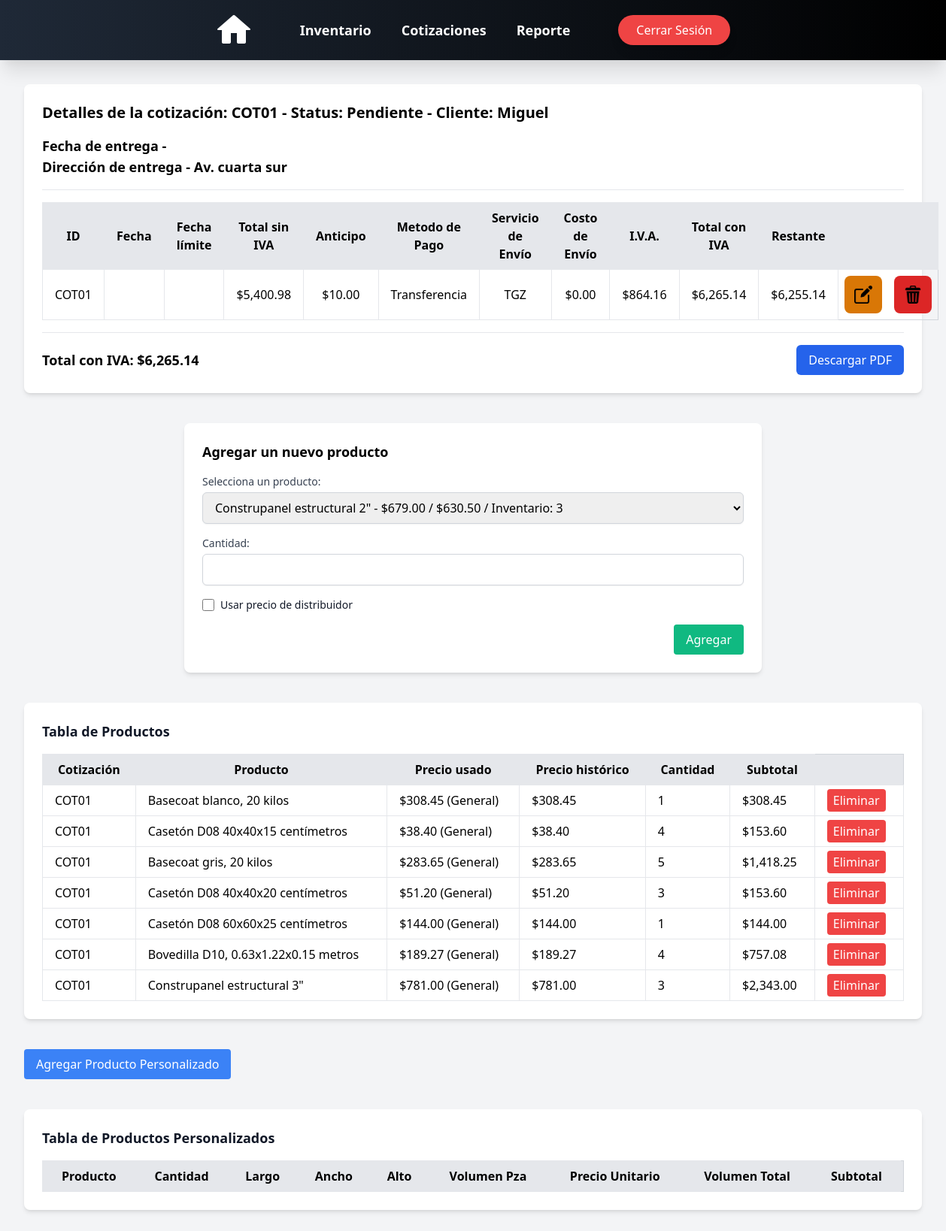
The app's page /quotes/details/COT01/ (signed in) with its own data.
### cotizaciones/models.py (models this page shows, shortened)
class Cotizaciones (models.Model):
    id = models.CharField(max_length=10, primary_key=True, unique=True, blank=False, null=False)
    cliente = models.CharField(max_length=50, blank=False, null=True)
    telefono = models.IntegerField(blank=False, null=True)
    fecha = models.DateField(auto_now=False, auto_now_add=False)
    fecha_propuesta = models.DateField(auto_now=False, auto_now_add=False)
    fecha_entrega = models.DateField(auto_now=False, auto_now_add=False, null=True, blank=True)
    direccion_entrega = models.CharField(max_length=50, default='Pendiente')
    servicio_envio = models.CharField(max_length=100, default="TGZ")
    costo_envio = models.DecimalField(max_digits=10, decimal_places=2, blank=False, null=True, default=0)
    total = models.DecimalField(max_digits=10, decimal_places=2, default=0.0) # Este total es el total sin IVA por cuestiones programaticas lo decidimos dejar así.
    total_Civa = models.DecimalField(max_digits=10, decimal_places=2, default=0.0)
    status = models.CharField(max_length=20, blank=False, null=False, default='Pendiente')
    anticipo = models.DecimalField(max_digits=10, decimal_places=2, default=0.0)
    restante = models.DecimalField(max_digits=10, decimal_places=2, default=0.0)
    metodo_pago = models.CharField(max_length=20, null=False, default='No')
    iva = models.DecimalField(max_digits=10, decimal_places=2, default=0.0)
    iva_8 = models.BooleanField(default=False)
    iva_16 = models.BooleanField(default=False)
    def __str__(self):
        return str(self.id)

class CotizacionProduct(models.Model):
    cotizacion_id = models.ForeignKey(Cotizaciones, on_delete=models.CASCADE, related_name='cotizaciones')
    product_id = models.ForeignKey(Product, on_delete=models.CASCADE)
    cantidad = models.IntegerField(default=1)
    phistorico = models.DecimalField(max_digits=10, decimal_places=2, default=0.0)
    subtotal = models.DecimalField(max_digits=10, decimal_places=2, default=0.0)
    usar_precio_distribuidor = models.BooleanField(default=False)

### products/models.py (models this page shows, shortened)
class Product(models.Model):
    nombre = models.CharField(max_length=50, blank=True, null=False)
    descripcion = models.CharField(max_length=100, blank=True, null=False)
    categoria = models.CharField(max_length=50, blank=True, null=False)
    largo = models.DecimalField(max_digits=5, decimal_places=2, blank=True, null=True, default=0)
    ancho = models.DecimalField(max_digits=5, decimal_places=2, blank=True, null=True, default=0)
    alto = models.DecimalField(max_digits=5, decimal_places=2, blank=True, null=True, default=0)
    volumen = models.FloatField(blank=True, null=True, default=0)
    volumen_total = models.FloatField(blank=True, null=True, default=0)
    unidad = models.CharField(max_length=50, blank=True, null=False)
    inventario = models.IntegerField(blank=True, null=True)
    precio_general = models.DecimalField(max_digits=10, decimal_places=2, blank=True, null=False)
    precio_distribuidor = models.DecimalField(max_digits=10, decimal_places=2, blank=True, null=True)
    otro = BooleanField(default=False)
    imagen = models.ImageField(upload_to='images_products/', blank=True, null=True)
    thumbnail = models.ImageField(upload_to='thumbs', blank=True, null=True, editable=True)

### cotizaciones/views.py (the view)
# urls.py: path('details/<str:id>/', details_view, name='details'),
def details_view(request, id):
    cotizacion = get_object_or_404(Cotizaciones, id=id)
    cotProduct = CotizacionProduct.objects.filter(cotizacion_id=cotizacion)
    productNormal = cotProduct.filter(product_id__otro=False)
    productPersonalizado = cotProduct.filter(product_id__otro=True)
    products = Product.objects.filter(otro=False)
    def formatear_fecha(fecha):
        if fecha:  # Verifica que la fecha no sea None
            if isinstance(fecha, datetime):
                return format_date(fecha, format="EEEE d 'de' MMMM 'del' y", locale='es')
            else:
                return format_date(datetime(fecha.year, fecha.month, fecha.day), format="EEEE d 'de' MMMM 'del' y",
                                   locale='es')
        return None
    def formato_moneda(valor):
        return "{:,.2f}".format(valor)
    cotizacion.fecha = formatear_fecha(cotizacion.fecha)
    cotizacion.fecha_propuesta = formatear_fecha(cotizacion.fecha_propuesta)
    cotizacion.fecha_entrega = formatear_fecha(cotizacion.fecha_entrega)
    cotizacion.costo_envio = formato_moneda(cotizacion.costo_envio)
    cotizacion.total = formato_moneda(cotizacion.total)
    cotizacion.total_Civa = formato_moneda(cotizacion.total_Civa)
    cotizacion.anticipo = formato_moneda(cotizacion.anticipo)
    cotizacion.restante = formato_moneda(cotizacion.restante)
    cotizacion.iva = formato_moneda(cotizacion.iva)
    qr_image = generate_qr(cotizacion.direccion_entrega)
    context = {
        'cotizaciones': cotizacion,
        'cotProduct': productNormal,
        'productOtro': productPersonalizado,
        'products': products,
        'qr_image': qr_image,
    }
    return render(request, 'quotes/details.html', context)

### cotizaciones/templatetags/custom_filters.py (called while the page is built)
@register.filter(name='moneda')
def moneda(value):
    if isinstance(value, Decimal):
        return "{:,.2f}".format(value)
    return value

### cotizaciones/views.py (called while the page is built)
def generate_qr(direccion):
    qr = qrcode.make(direccion)
    qr_image = BytesIO()
    qr.save(qr_image, format='PNG')
    qr_image.seek(0)
    return qr_image

### users/context_processors.py (called while the page is built)
def empleado_context(request):
    if request.user.is_authenticated:
        empleado = request.user.groups.filter(name='Empleado').exists()
    else:
        empleado = False  # Si no está autenticado, no es parte del grupo
    return {'empleado': empleado}

### templates/quotes/details.html (shortened to what this page needs)
{% load static %}
<!DOCTYPE html>
<html lang="es">
<head>
    <link rel="stylesheet" href="https://cdn.jsdelivr.net/npm/choices.js/public/assets/styles/choices.min.css">
    <script src="https://cdn.tailwindcss.com"></script>
</head>
<body class="bg-gray-100 p-8">
    {% include 'nav_bar.html' %}
    {% if request.user.is_authenticated %}
        <div class="animate__animated animate__fadeIn">
        {% include 'quotes/quote_details.html' %}
        {% include 'quotes/add_product_form.html' %}
        {% include 'quotes/products_table.html' %}
        {% include 'quotes/custom_product_form.html' %}
        {% include 'quotes/custom_products_table.html' %}
    {% else %}
        <div class="flex flex-col items-center justify-center min-h-screen text-center">
            <h2 class="text-2xl font-semibold text-gray-700">No está autenticado</h2>
            <a href="{% url 'login' %}" class="mt-4 bg-blue-600 text-white px-4 py-2 rounded-lg hover:bg-blue-700 transition">Iniciar sesión</a>
        </div>
    {% endif %}
    </div>
</body>
</html>

### templates/quotes/quote_details.html (shortened to what this page needs)
{% load static %}
<div class="bg-white p-6 rounded-lg shadow-md mt-20">
    <h1 class="text-xl font-bold mb-4">Detalles de la cotización: {{ cotizaciones.id }} - Status: {{ cotizaciones.status }} - Cliente: {{ cotizaciones.cliente }}</h1>
    {% if cotizaciones.fecha_entrega != None %}
        <p class="text-lg font-semibold">Fecha de entrega - {{ cotizaciones.fecha_entrega }}</p>
    {% endif %}
    {% if cotizaciones.direccion_entrega != "Pendiente" %}
        <p class="text-lg font-semibold">Dirección de entrega - {{ cotizaciones.direccion_entrega }}</p>
    {% endif %}
     <hr class="my-4">
    <table class="w-full border-collapse border border-gray-300">
        <thead>
        <tr class="bg-gray-200">
            <th class="border px-4 py-2">ID</th>
            <th class="border px-4 py-2">Fecha</th>
            <th class="border px-4 py-2">Fecha límite</th>
            <th class="border px-4 py-2">Total sin IVA</th>
            <th class="border px-4 py-2">Anticipo</th>
            <th class="border px-4 py-2">Metodo de Pago</th>
            <th class="border px-4 py-2">Servicio de Envío</th>
            <th class="border px-4 py-2">Costo de Envío</th>
            <th class="border px-4 py-2">I.V.A.</th>
            <th class="border px-4 py-2">Total con IVA</th>
            <th class="border px-4 py-2">Restante</th>
            <th class="border px-4 py-2"></th>
            <th class="border px-4 py-2"></th>
        </tr>
        </thead>
        <tbody>
        <tr class="text-center">
            <td class="border px-4 py-2">{{ cotizaciones.id }}</td>
            <td class="border px-4 py-2">{{ cotizaciones.fecha }}</td>
            <td class="border px-4 py-2">{{ cotizaciones.fecha_propuesta }}</td>
            <td class="border px-4 py-2">${{ cotizaciones.total }}</td>
            <td class="border px-4 py-2">${{ cotizaciones.anticipo }}</td>
            <td class="border px-4 py-2">{{ cotizaciones.metodo_pago }}</td>
            <td class="border px-4 py-2">{{ cotizaciones.servicio_envio }}</td>
            <td class="border px-4 py-2">${{ cotizaciones.costo_envio }}</td>
            <td class="border px-4 py-2">${{ cotizaciones.iva }}</td>
            <td class="border px-4 py-2">${{ cotizaciones.total_Civa }}</td>
            <td class="border px-4 py-2">${{ cotizaciones.restante }}</td>
            <td class="px-2 py-2">
                <a href="{% url 'update_quote' cotizaciones.id %}" class="p-2 rounded-lg bg-yellow-600 hover:bg-yellow-700 transition flex items-center justify-center" style="width: 50px; height: 50px;">
                    <img src="{% static 'img/editar.png' %}" alt="editar" class="w-6 h-6">
                </a>
            </td>
            <td class="px-2 py-2">
                <a href="{% url 'delete_quote' cotizaciones.id %}" class="p-2 rounded-lg bg-red-600 hover:bg-red-700 transition flex items-center justify-center" style="width: 50px; height: 50px;">
                    <img src="{% static 'img/basura.png' %}" alt="eliminar" class="w-6 h-6">
                </a>
            </td>
        </tr>
        </tbody>
    </table>
    <hr class="my-4">
   <div class="flex justify-between items-center mt-4">
        <p class="text-lg font-semibold">Total con IVA: <span id="total_con_iva">${{ cotizaciones.total_Civa }}</span></p>
        <a href="{% url 'generate_quote_pdf' cotizaciones.id %}"
        class="bg-blue-600 text-white px-4 py-2 rounded-md hover:bg-blue-700 transition">Descargar PDF</a>
    </div>
</div>

### templates/quotes/products_table.html
{% load custom_filters %}
<div class="bg-white p-6 rounded-lg shadow-md mt-10">
    <h2 class="text-lg font-semibold text-gray-900 mb-4">Tabla de Productos</h2>
    <table id="tabla-productos" class="w-full border-collapse border border-gray-300">
        <thead>
            <tr class="bg-gray-200">
                <th class="border px-4 py-2">Cotización</th>
                <th class="border px-4 py-2">Producto</th>
                <th class="border px-4 py-2">Precio usado</th>
                <th class="border px-4 py-2">Precio histórico</th>
                <th class="border px-4 py-2">Cantidad</th>
                <th class="border px-4 py-2">Subtotal</th>
                <th></th>
            </tr>
        </thead>
        <tbody>
            {% for cotizacionPro in cotProduct %}
            <tr>
                <td class="border px-4 py-2">{{ cotizacionPro.cotizacion_id }}</td>
                <td class="border px-4 py-2">{{ cotizacionPro.product_id.nombre }}</td>
                <td class="border px-4 py-2">
                    {% if cotizacionPro.usar_precio_distribuidor %}
                        ${{ cotizacionPro.product_id.precio_distribuidor }} (Distribuidor)
                    {% else %}
                        ${{ cotizacionPro.product_id.precio_general }} (General)
                    {% endif %}
                </td>
                <td class="border px-4 py-2">${{ cotizacionPro.phistorico }}</td>
                <td class="border px-4 py-2">{{ cotizacionPro.cantidad }}</td>
                <td class="border px-4 py-2">${{ cotizacionPro.subtotal|moneda }}</td>
                <td class="border px-4 py-2">
                    <a href="{% url 'delete_product_from_quote' cotizacionPro.id %}" class="bg-red-500 text-white px-2 py-1 rounded delete-product">Eliminar</a>
                </td>
            </tr>
            {% endfor %}
        </tbody>
    </table>
</div>

### records on screen
Cotizaciones: id "COT01", status "Pendiente", cliente "Miguel", direccion_entrega "Av. cuarta sur", total "5,400.98", anticipo "10.00", metodo_pago "Transferencia", servicio_envio "TGZ", costo_envio "0.00", iva "864.16", total_Civa "6,265.14", restante "6,255.14"
CotizacionProduct: cotizacion_id "COT01", product_id.nombre "Basecoat blanco, 20 kilos", product_id.precio_general "308.45", phistorico "308.45", cantidad "1", subtotal|moneda "308.45"
CotizacionProduct: cotizacion_id "COT01", product_id.nombre "Casetón D08 40x40x15 centímetros", product_id.precio_general "38.40", phistorico "38.40", cantidad "4", subtotal|moneda "153.60"
CotizacionProduct: cotizacion_id "COT01", product_id.nombre "Basecoat gris, 20 kilos", product_id.precio_general "283.65", phistorico "283.65", cantidad "5", subtotal|moneda "1,418.25"
CotizacionProduct: cotizacion_id "COT01", product_id.nombre "Casetón D08 40x40x20 centímetros", product_id.precio_general "51.20", phistorico "51.20", cantidad "3", subtotal|moneda "153.60"
CotizacionProduct: cotizacion_id "COT01", product_id.nombre "Casetón D08 60x60x25 centímetros", product_id.precio_general "144.00", phistorico "144.00", cantidad "1", subtotal|moneda "144.00"
CotizacionProduct: cotizacion_id "COT01", product_id.nombre "Bovedilla D10, 0.63x1.22x0.15 metros", product_id.precio_general "189.27", phistorico "189.27", cantidad "4", subtotal|moneda "757.08"
CotizacionProduct: cotizacion_id "COT01", product_id.nombre "Construpanel estructural 3\"", product_id.precio_general "781.00", phistorico "781.00", cantidad "3", subtotal|moneda "2,343.00"

### other values on screen
form field producto "Construpanel estructural 2\" - $679.00 / $630.50 / Inventario: 3"
